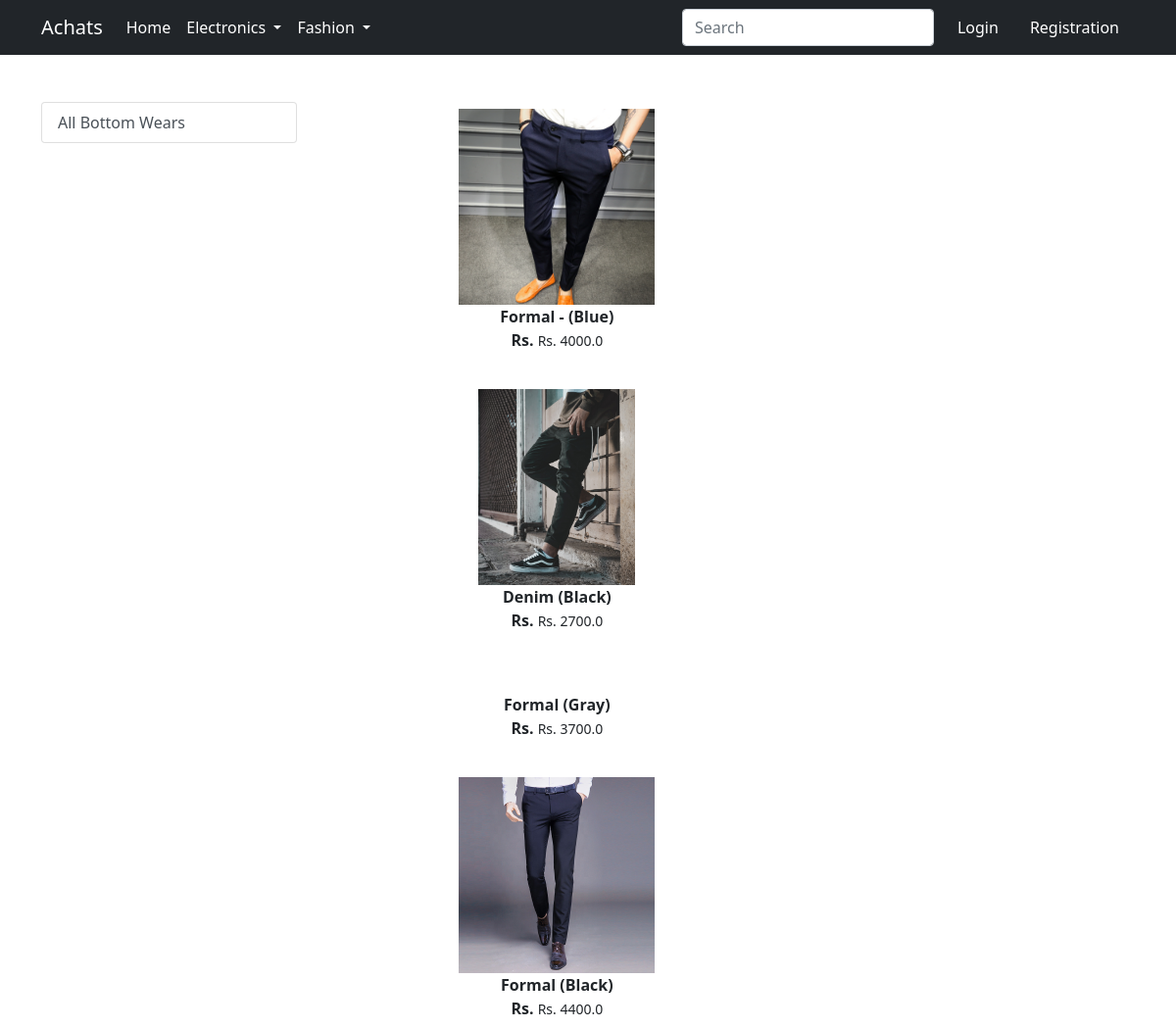
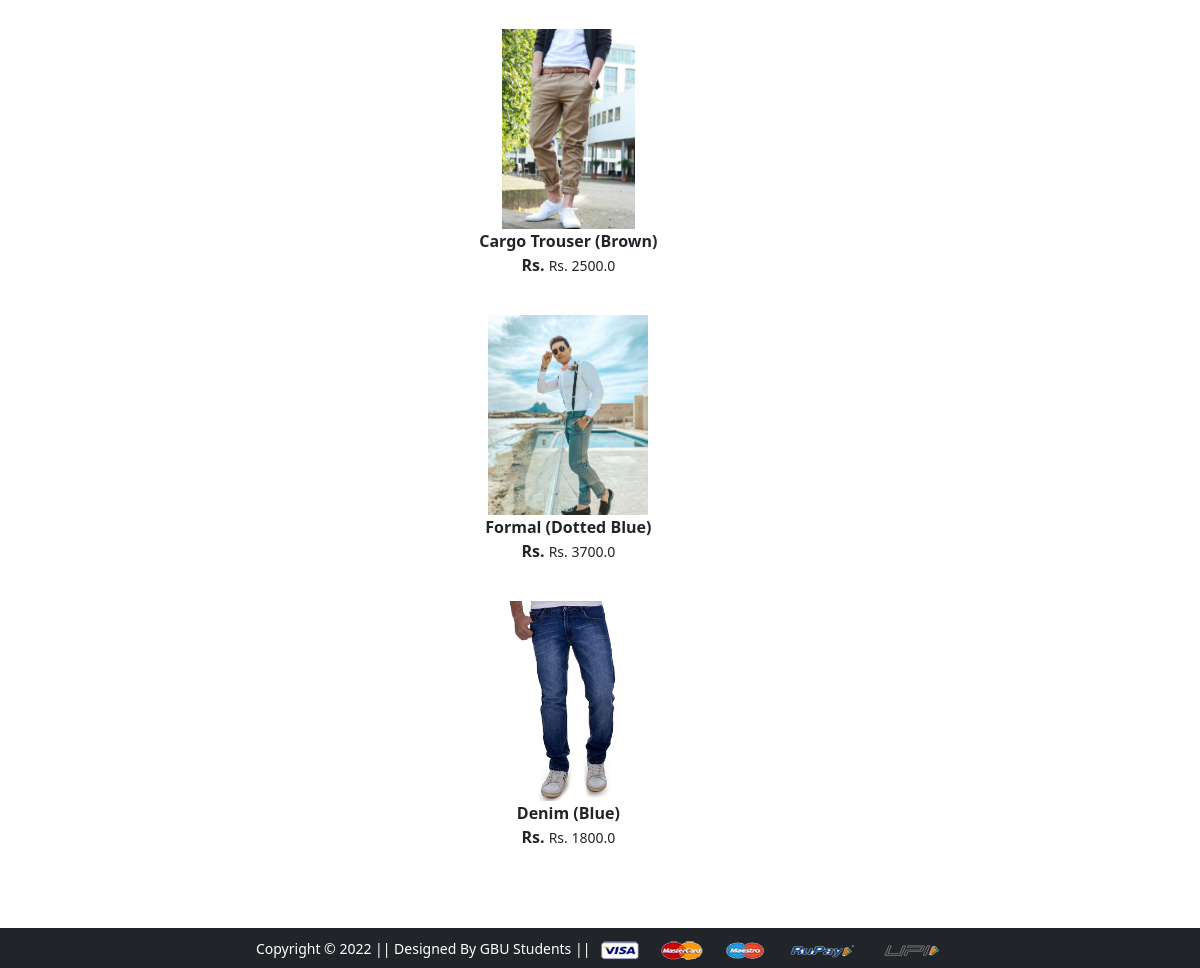
The app's page /bottomwear/ with its own data (2 pictures, top to bottom).
### app/models.py (models this page shows, shortened)
class Product(models.Model):
 title = models.CharField(max_length=100)
 selling_price = models.FloatField()
 discounted_price = models.FloatField()
 description = models.TextField()
 brand = models.CharField(max_length=100)
 category = models.CharField( choices=CATEGORY_CHOICES, max_length=2)
 product_image = models.ImageField(upload_to='productimg')

### app/views.py (the view)
# urls.py: path('bottomwear/', views.bottomwear, name='bottomwear'),
def bottomwear(request, data=None):
    if data==None:
        bottomwears=Product.objects.filter(category='BW')
    return render(request, 'app/bottomwear.html',{'bottomwears':bottomwears})

### app/templates/app/bottomwear.html (shortened to what this page needs)
{% extends 'app/base.html' %}
{% load static %}
{% block main-content %}
<div class="container my-5">
    <div class="row">
        <div class="col-sm-3">
            <div class='list-group'>
                <a href="{% url 'bottomwear' %}" class="list-group-item list-group-item-action", areacurrent='true'>All Bottom Wears</a>
            </div>
        </div>
        <div class="col-sm-8">
            <div class='row'>
                {% for product in bottomwears %}
                <div class="col-sm-8 text-center mb-4">
                    <a href="{% url 'product-detail' product.id %}" class="btn">
                        <div class="item">
                            <img src="{{product.product_image.url}}" alt="" height="200px" class=''>
                            <div class="fw-bold">{{product.title}}</div>
                            <div class="fw-bold">Rs. {{productdiscounted_price}}<small class="fw-light text-decoretion-line-through">Rs. {{product.selling_price}}</small></div>
                        </div>
                    </a>
                </div>
                {% endfor %}
            </div>
        </div>
    </div>
</div>
{% endblock main-content %}

### records on screen
Product: product_image (picture), title "Formal - (Blue)", selling_price "4000.0"
Product: product_image (picture), title "Denim (Black)", selling_price "2700.0"
Product: title "Formal (Gray)", selling_price "3700.0"
Product: product_image (picture), title "Formal (Black)", selling_price "4400.0"
Product: product_image (picture), title "Cargo Trouser (Brown)", selling_price "2500.0"
Product: product_image (picture), title "Formal (Dotted Blue)", selling_price "3700.0"
Product: product_image (picture), title "Denim (Blue)", selling_price "1800.0"
